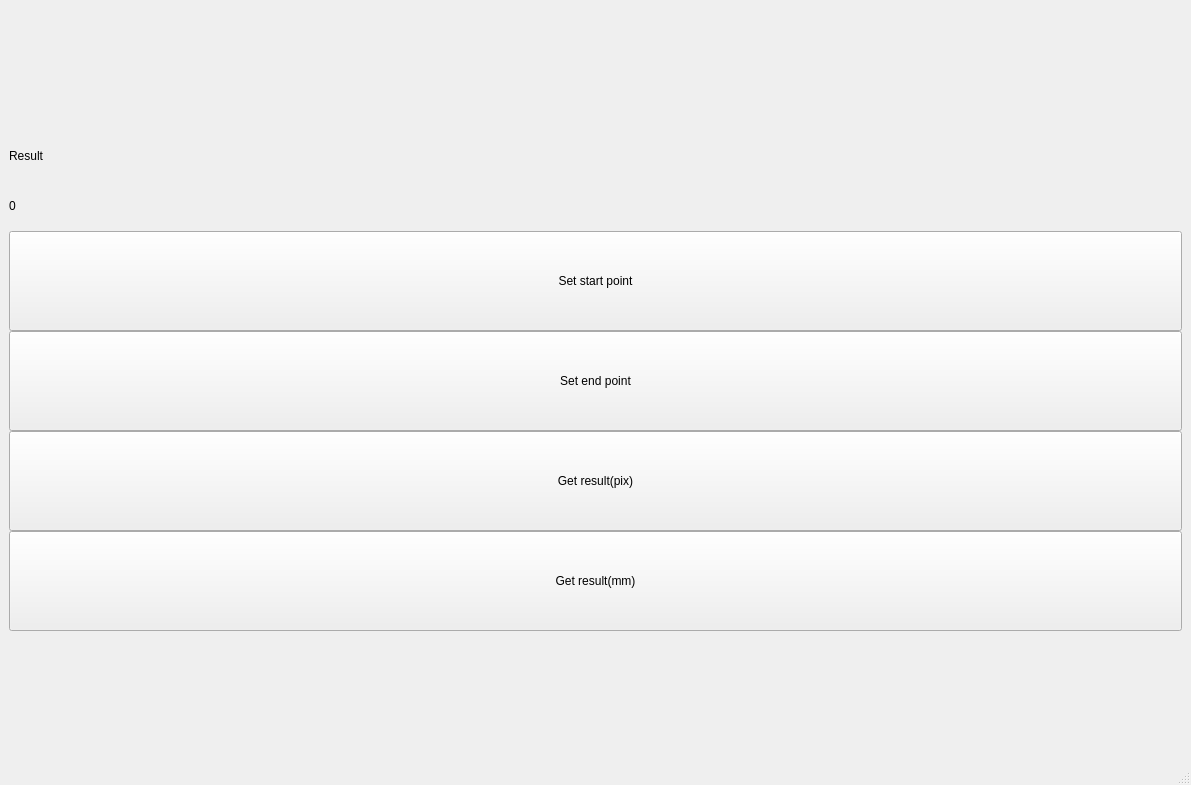
<?xml version="1.0" encoding="UTF-8"?>
<ui version="4.0">
 <class>MainWindow</class>
 <widget class="QMainWindow" name="MainWindow">
  <property name="geometry">
   <rect>
    <x>0</x>
    <y>0</y>
    <width>1191</width>
    <height>785</height>
   </rect>
  </property>
  <property name="windowTitle">
   <string>MainWindow</string>
  </property>
  <widget class="QWidget" name="centralwidget">
   <layout class="QGridLayout" name="gridLayout">
    <item row="0" column="0">
     <layout class="QHBoxLayout" name="horizontalLayout">
      <item>
       <layout class="QVBoxLayout" name="menu_layout">
        <property name="spacing">
         <number>0</number>
        </property>
        <item>
         <widget class="QLabel" name="label_result">
          <property name="maximumSize">
           <size>
            <width>16777215</width>
            <height>50</height>
           </size>
          </property>
          <property name="text">
           <string>Result</string>
          </property>
         </widget>
        </item>
        <item>
         <widget class="QLabel" name="result">
          <property name="maximumSize">
           <size>
            <width>16777215</width>
            <height>50</height>
           </size>
          </property>
          <property name="text">
           <string>0</string>
          </property>
         </widget>
        </item>
        <item>
         <widget class="QPushButton" name="button_set_start_point">
          <property name="minimumSize">
           <size>
            <width>0</width>
            <height>100</height>
           </size>
          </property>
          <property name="text">
           <string>Set start point</string>
          </property>
         </widget>
        </item>
        <item>
         <widget class="QPushButton" name="butto_set_end_point">
          <property name="minimumSize">
           <size>
            <width>0</width>
            <height>100</height>
           </size>
          </property>
          <property name="text">
           <string>Set end point</string>
          </property>
         </widget>
        </item>
        <item>
         <widget class="QPushButton" name="button_get_res_pix">
          <property name="minimumSize">
           <size>
            <width>0</width>
            <height>100</height>
           </size>
          </property>
          <property name="text">
           <string>Get result(pix)</string>
          </property>
         </widget>
        </item>
        <item>
         <widget class="QPushButton" name="button_get_res_mm">
          <property name="minimumSize">
           <size>
            <width>0</width>
            <height>100</height>
           </size>
          </property>
          <property name="text">
           <string>Get result(mm)</string>
          </property>
         </widget>
        </item>
       </layout>
      </item>
     </layout>
    </item>
   </layout>
  </widget>
  <widget class="QMenuBar" name="menubar">
   <property name="geometry">
    <rect>
     <x>0</x>
     <y>0</y>
     <width>1191</width>
     <height>23</height>
    </rect>
   </property>
  </widget>
  <widget class="QStatusBar" name="statusbar"/>
 </widget>
 <resources/>
 <connections/>
</ui>
